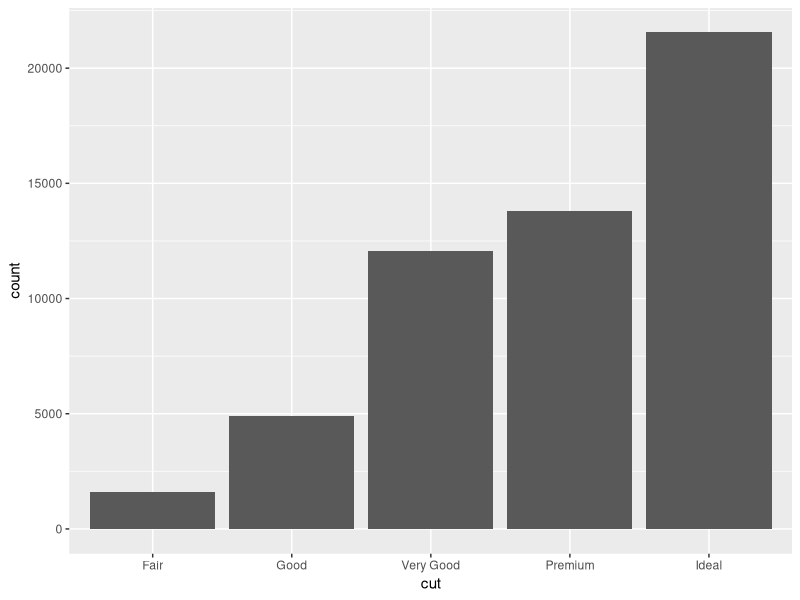
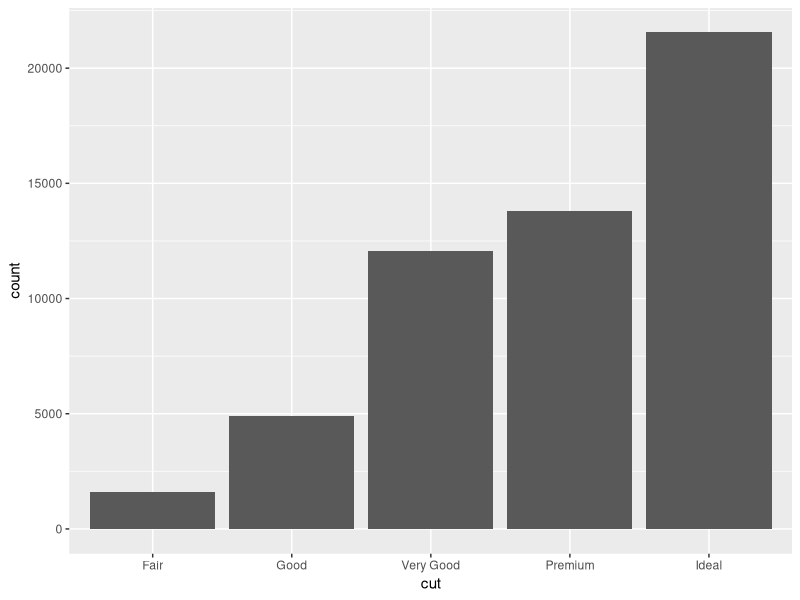
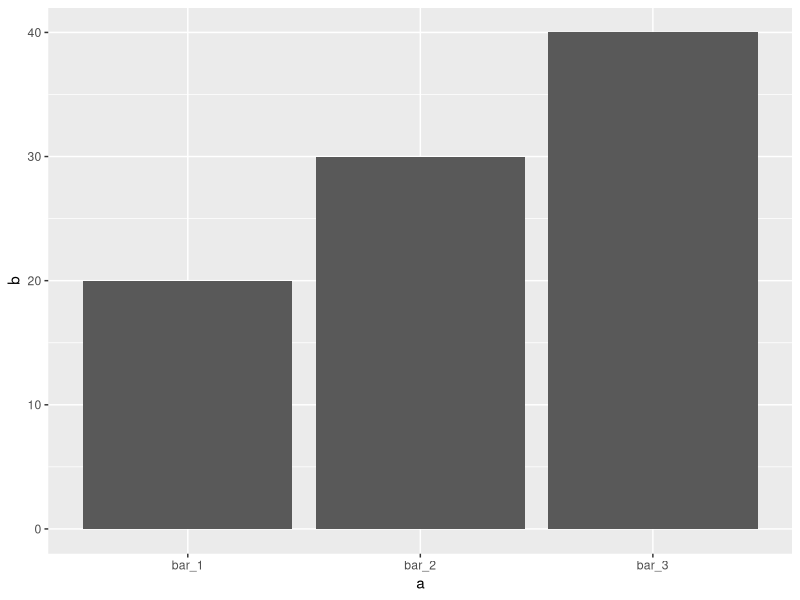
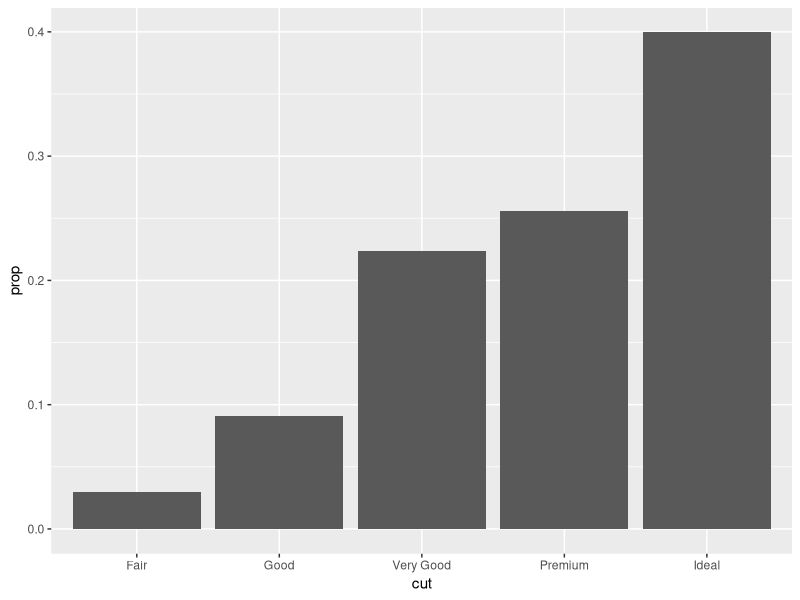
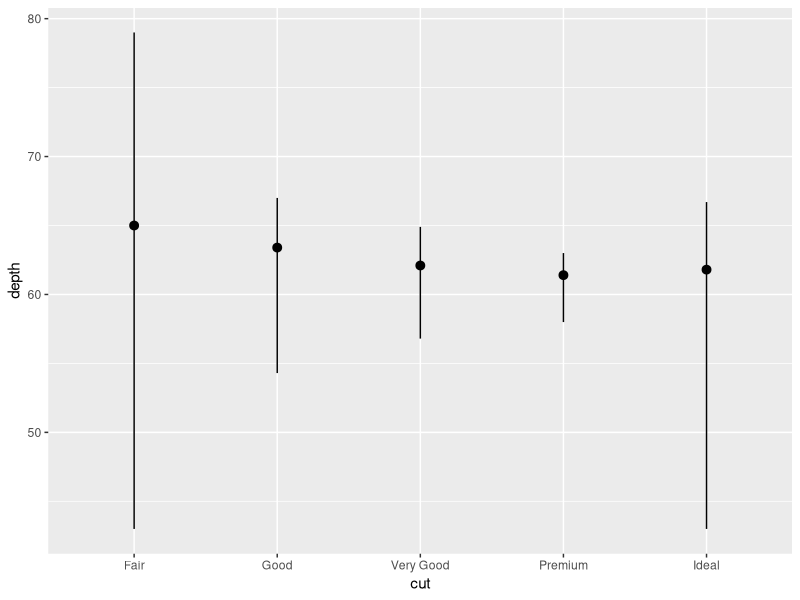
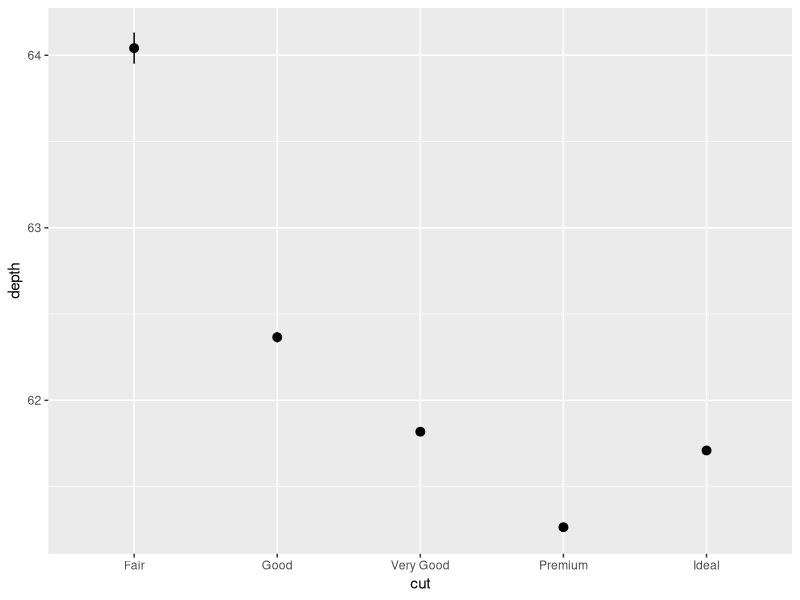
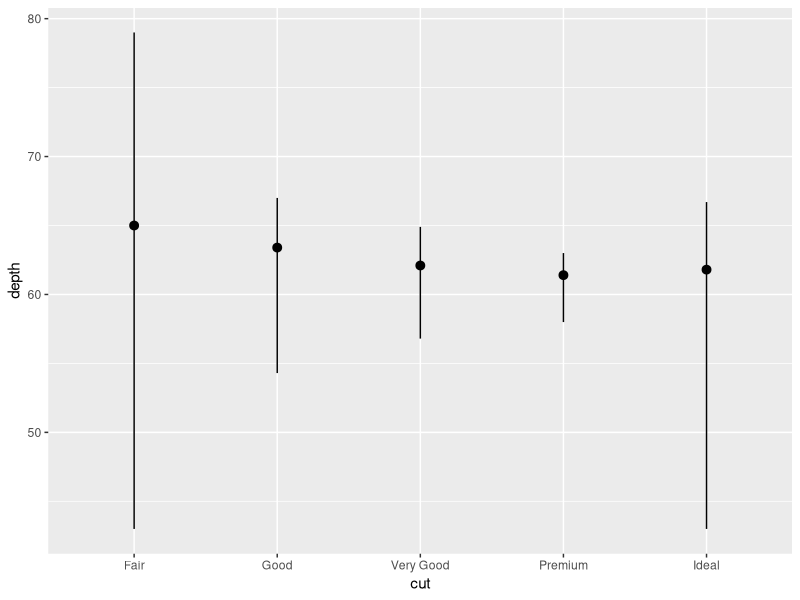
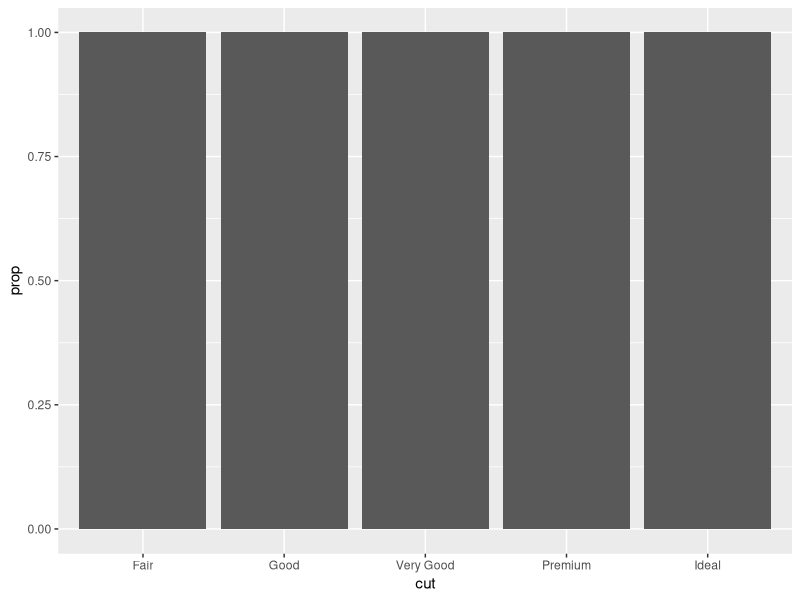

These figures' R source, in order:
## ---- chunk 1
options(warn=-1)
library(ggplot2)
## ---- chunk 2
ggplot(data = diamonds) + 
  geom_bar(mapping = aes(x = cut))
## ---- chunk 3
ggplot(data = diamonds) + 
  stat_count(mapping = aes(x = cut))
## ---- chunk 4
    library(dplyr)
## ---- chunk 5
    demo <- tribble(
      ~a,     ~b,
      "bar_1", 20,
      "bar_2", 30,
      "bar_3", 40
    )

    ggplot(data = demo) +
      geom_bar(
        mapping = aes(x = a, y = b), stat = "identity"
      )
## ---- chunk 6
    ggplot(data = diamonds) + 
      geom_bar(
        mapping = aes(x = cut, y = ..prop.., group = 1)
      )
## ---- chunk 7
    ggplot(data = diamonds) + 
      stat_summary(
        mapping = aes(x = cut, y = depth),
        fun.min = min,
        fun.max = max,
        fun = median
      )
## ---- chunk 8
?stat_summary()
#ggplot(data = diamonds) + 
#  stat_summary(
#    mapping = aes(x = cut, y = depth),
#    fun.min = min,
#    fun.max = max,
#    fun = median
#  )
## ---- chunk 9
ggplot(data = diamonds) + 
  geom_pointrange(mapping = aes(x = cut, y = depth), stat = "summary")
## ---- chunk 10
ggplot(data = diamonds) + 
  geom_pointrange(mapping = aes(x = cut, y = depth), 
                  stat = "summary",
                  fun.min = min,
                  fun.max = max,
                  fun = median)
## ---- chunk 11
ggplot(data = diamonds) +
  geom_bar(mapping = aes(x = cut, y = ..prop..))

ggplot(data = diamonds) +
  geom_bar(
    mapping = aes(x = cut, fill = color, y = ..prop..)
    )
## ---- chunk 12
ggplot(data = diamonds) +
  geom_bar(mapping = aes(x = cut, y = ..prop.. , group = 1))
## ---- chunk 13
ggplot(data = diamonds) +
  geom_bar(
    mapping = aes(x = cut, y = ..count../sum(..count..), fill = color))
